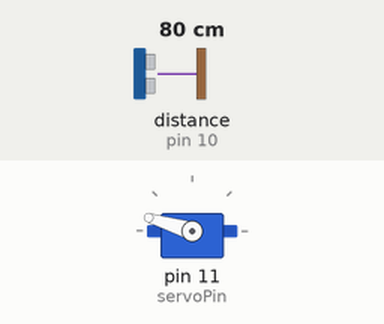
Recording of a sketch running on a simulated Arduino Uno, built with avr-gcc and run on an emulated ATmega328P. Parts: servo. Wiring (inferred from the names in the program): ultrasonic range finder: trigger pin 9; echo pin 10. The inputs (shaded band) are chosen by the test bench; at power-on: distance to the obstacle (sensor on pin 10) 80 cm. The echo pulse lasts 58.3 µs per cm; what the sketch prints to the serial monitor is not drawn.

Above: at 1.2 s.
1.3 s: distance to the obstacle (sensor on pin 10) set to 299 cm
At 1.9 s:
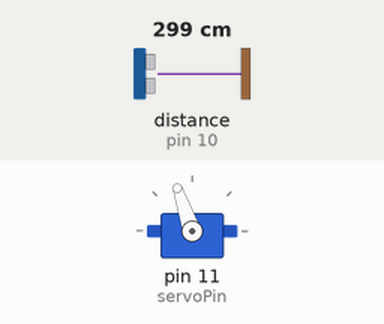
4.3 s: distance to the obstacle (sensor on pin 10) set to 2 cm
At 5.2 s:
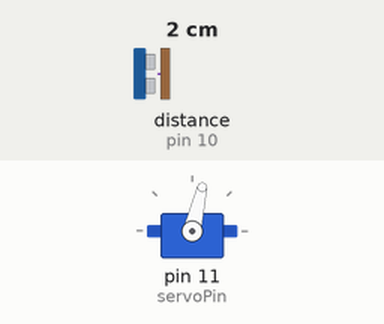
7.3 s: distance to the obstacle (sensor on pin 10) set to 250 cm
Timing chart, 0 to 16.3 s (numbered marks = the images above; inputs shaded):
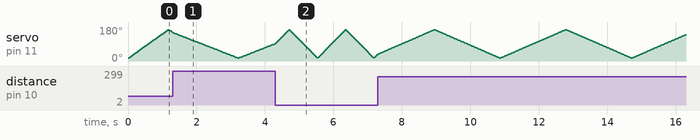

The sketch:

Skander_flight_radar.ino
```cpp
#include <Servo.h>

const int trigPin = 9;
const int echoPin = 10;
const int servoPin = 11;

long duration;
int distance;
Servo myServo;

void setup() {
  pinMode(trigPin, OUTPUT);
  pinMode(echoPin, INPUT);
  Serial.begin(9600);
  myServo.attach(servoPin);
}

void loop() {
  // Balayage rapide de 15 à 165 degrés
  for (int i = 15; i <= 165; i += 2) {   // i += 2 saute de 2° en 2° pour doubler la vitesse
    myServo.write(i);
    delay(10); // Réduit de 30ms à 10ms
    distance = calculateDistance();

    Serial.print(i);
    Serial.print(",");
    Serial.print(distance);
    Serial.print(".");
  }

  // Balayage retour rapide de 165 à 15 degrés
  for (int i = 165; i > 15; i -= 2) {
    myServo.write(i);
    delay(10); // Réduit de 30ms à 10ms
    distance = calculateDistance();

    Serial.print(i);
    Serial.print(",");
    Serial.print(distance);
    Serial.print(".");
  }
}

int calculateDistance() {
  digitalWrite(trigPin, LOW);
  delayMicroseconds(2);
  digitalWrite(trigPin, HIGH);
  delayMicroseconds(10);
  digitalWrite(trigPin, LOW);
  duration = pulseIn(echoPin, HIGH);
  distance = duration * 0.034 / 2;
  return distance;
}
```
